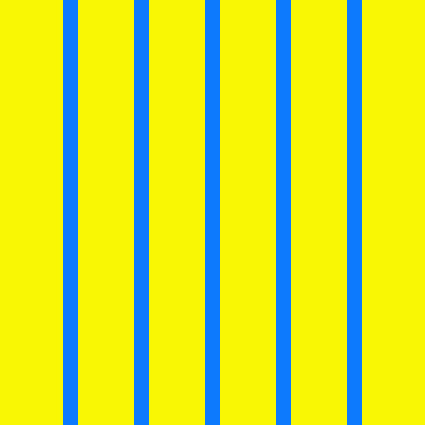
%> input picture code/new/figures/garbage/T.jpg, 425 x 425 px
$ octave test.m   (GNU Octave 9; MATLAB toolbox functions it lacks are replaced by stand-ins)
%> lines starting %> are read from the running program, lines starting %| are printed output that depends on the picture; in (x1, y1, x2, y2) boxes, pixels count from 0 and x2, y2 are one past the last pixel; in counts of white or black regions, pixels touching at a corner belong together; the program's own positions count from 1
### code/new/mix.m
function [Y] = mix(T,R,k)
dx = k(1); dy = k(2); c = k(3);
Y = T + R + c * imtranslate(R,[dx,dy]);
end

### code/new/garbage/test.m
addpath('figures');
T = imread('T.jpg'); T = rgb2gray(T);
%> further down, T is the input picture: size 425x425x3 uint8; mean R, G, B 207.4, 224.9, 47.9
%> after `T = rgb2gray(T)`:
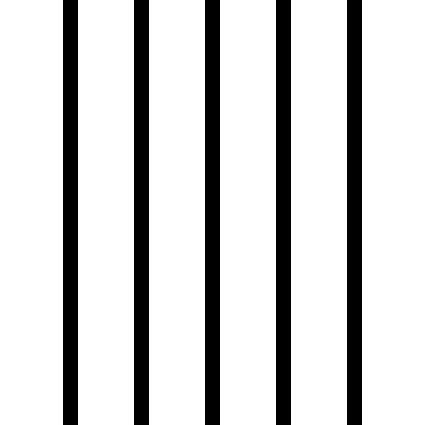
%> T: size 425x425 uint8; values 104 (black) and 220 (white), 82.4% white; 5 black regions, box (x1, y1, x2, y2) and area: (63, 0, 78, 425) 6375, (134, 0, 149, 425) 6375, (205, 0, 220, 425) 6375, (276, 0, 291, 425) 6375, (347, 0, 362, 425) 6375
R = imread('R.jpg'); R = rgb2gray(R);
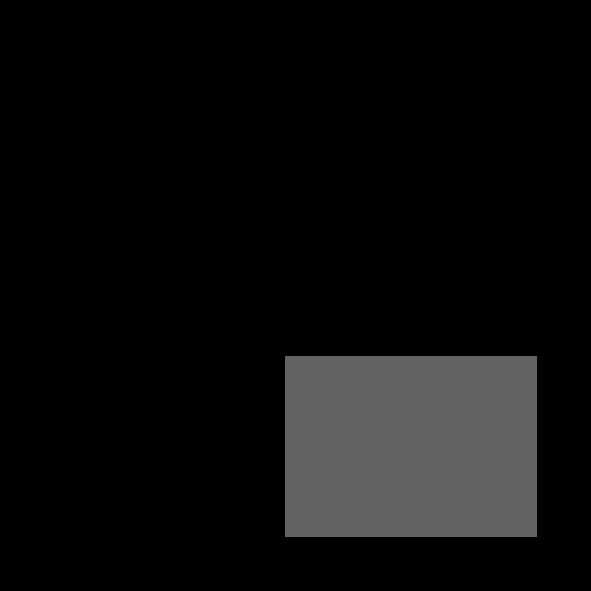
%> input picture code/new/figures/garbage/R.jpg, 591 x 591 px
%> further down, R is the input picture: size 591x591x3 uint8; min 0, max 99, mean 12.8
k = [-5 -5 0.8]; dx = k(1); dy = k(2); c = k(3);
Y = mix(T,R,k);
%> the run ends on the next line
